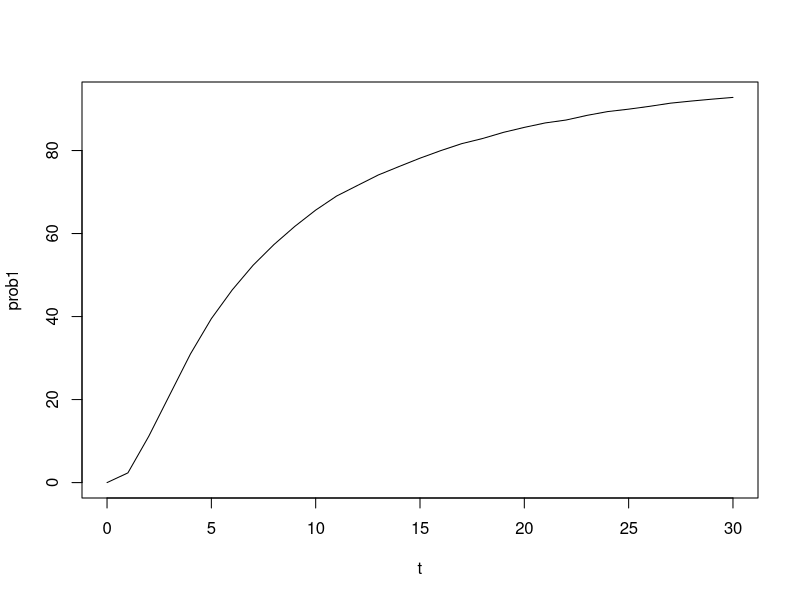
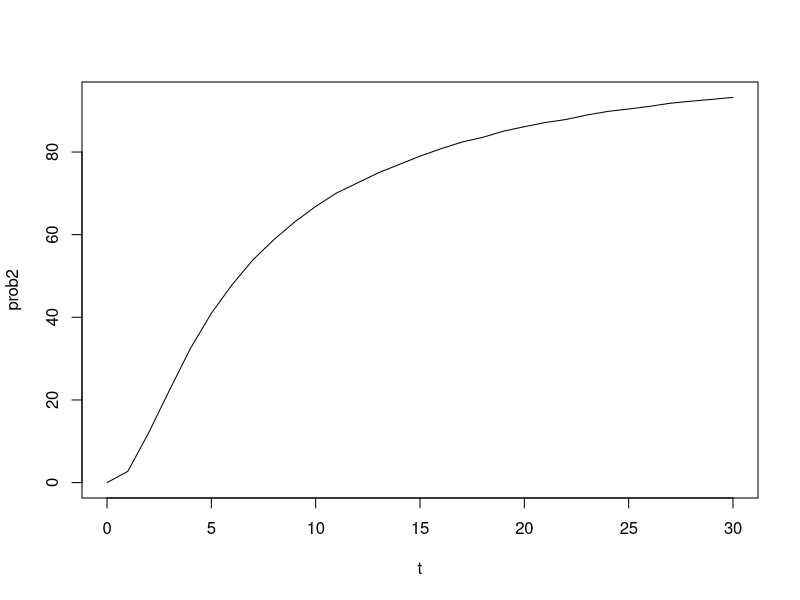
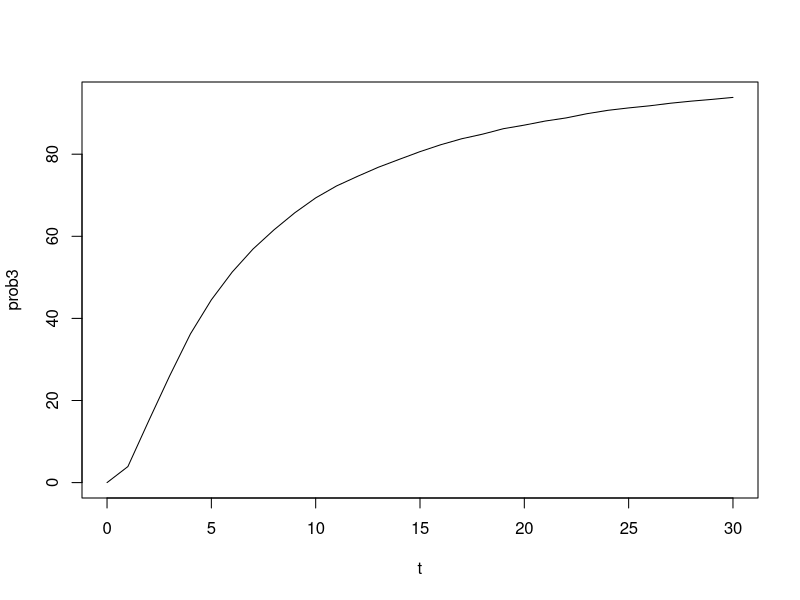
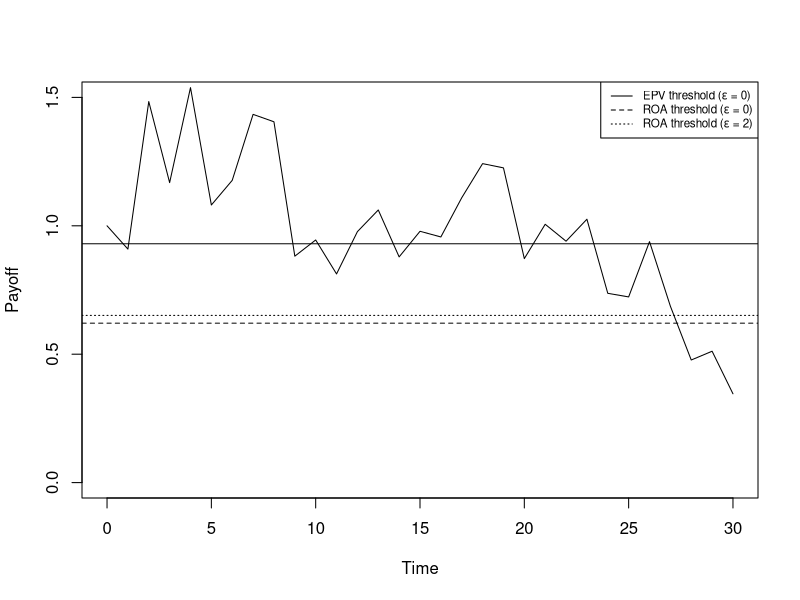
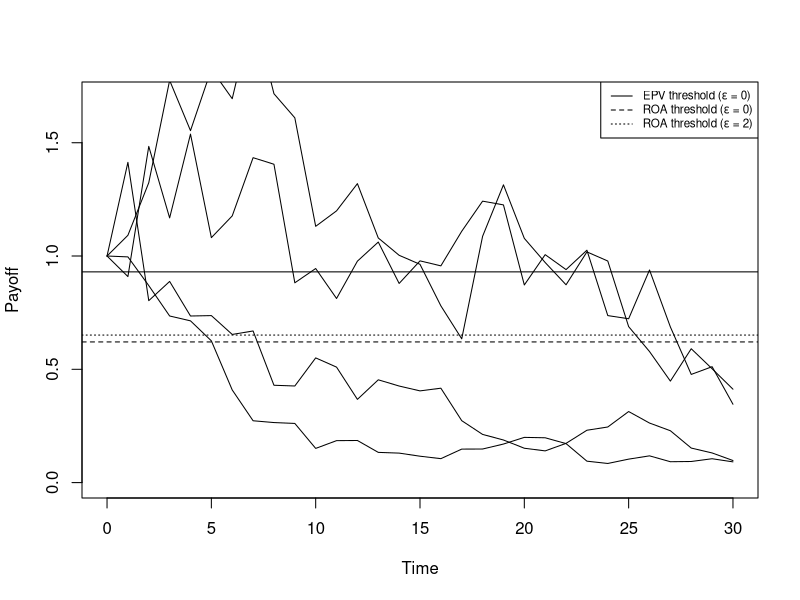

These charts were generated, in order, by the following R code: (Note: this script raises an error after producing the figures.)
# Libraries
library(matrixStats) # for rowVars
require(utils) # for str
library(openxlsx)

# graph wd
setwd("C:/OwnCloud/A05/08_WP2_ROA/01_Irrigation_investment_numerical")
setwd("/Users/kodam1/ownCloud - wataru.kodama@uni-goettingen.de@owncloud.gwdg.de/A05/08_WP2_ROA/01_Irrigation_investment_numerical")

################################
### 0.1 Simulation Set Up
################################
para <- c(0.02, 0.2, 0.25, 0.05, 0.2) # baseline (mu, sigma, eta, lambda, rho)
eps <- c(0, 0.5, 2, 4) # list of epsilon
I <- 2
# Simulation parameters
n <- 10000                # Number of runs --> GO MUCH LARGER!
#Tlength <- 1              # Time period
#dt <- 0.01                # Time step
Tlength <- 30              # Time period
dt <- 1                    # Time step
t <- seq(0, Tlength, dt)  # steps
N <- length(t)            # Number of steps

# Model parameters
x0 <- 1                  # Initial profits (LeeZhao)/ payoffs / benefits (EisenackParsch)
x_a <- 1
r <- 0.1



################################
### 0.2 Threshold Set Up
################################
# Delta function
delta_fn <- function(m, s, e, l, r, eps) { 
  r + m*(1-eps) + 1/2*eps*(1-eps)*s^2 + l- l*(1-e)^(1-eps) }
delta <- function(eps) { 
  delta_fn(para[1], para[2], para[3], para[4], para[5], eps) 
}
# Polynomial function
polynomial_fn <- function(x, m, s, e, l, r) {
  1/2*(x-1)*x*s^2 - m*x - (r+l) + l*(1-e)^x
}

# Calculate threshold
beta <- uniroot(polynomial_fn, c(-10, 0), tol = 0.0001, m=para[1], 
                 s=para[2], e=para[3], l=para[4], r=para[5])$root
threshold <- ((delta(eps)/para[5])* beta/(beta-1+eps))^(1/(1-eps))* (1-I*r)
threshold_EPV <- ((delta(eps)/para[5]) )^(1/(1-eps))* (1-I*r)
threshold
threshold_EPV



################################
### 1. Simulation: Random draw
################################
para <- c(0.02, 0.2, 0.25, 0.05, 0.2) # baseline (mu, sigma, eta, lambda, rho)
# Initialize the pi matrix
x_c_t <- matrix(0, n, N)
x_c_t[, 1] <- x0

# Simulation initialization
set.seed(1404)      # WK Birthday

# Simulate GBM with Poisson Jump process
for (i in 1:n) {
  W <- cumsum(rnorm(N - 1, mean = 0, sd = sqrt(dt)))    # Brownian motion
  J <- rpois(N - 1, para[4] * dt)                       # Number of jumps at each time step
  
  jumps <- J * para[3] * x0                            # Jump sizes
  cum_jumps <- cumsum(jumps)                            # Cumulative jumps
  
  # GBM with jumps
  x_c_t[i, -1] <- x0 * exp((- para[1] - 0.5 * para[2]^2) * t[-1] + para[2] * W - cum_jumps)
}

# Results
rownames(x_c_t) <- paste0("Run_", 1:n)
colnames(x_c_t) <- t



### Graph ###
setwd("C:/OwnCloud/A05/08_WP2_ROA/01_Irrigation_investment_numerical")
setwd("/Users/kodam1/ownCloud - wataru.kodama@uni-goettingen.de@owncloud.gwdg.de/A05/08_WP2_ROA/01_Irrigation_investment_numerical")

# Plot one draw
png("03_Programming/simulation/figure/random_draw.png", width = 5, height = 4, units = 'in', res = 500)
plot(t, x_c_t[3, ], type = "l", ylim = c(0, 1.5), 
     xlab = "Time", ylab = "Payoff")
abline(h=threshold_EPV[1], lty = 1)
abline(h=threshold[1], lty = 2)
abline(h=threshold[3], lty = 3)
legend("topright", cex = 0.7, lty=1:3,
       legend = c(expression(paste("EPV threshold (", epsilon," = 0)")), 
                  expression(paste("ROA threshold (", epsilon," = 0)")), 
                  expression(paste("ROA threshold (", epsilon," = 2)"))))
dev.off()

# Plot five draws
png("03_Programming/simulation/figure/random_draw2.png", width = 5, height = 4, units = 'in', res = 500)
plot(t, x_c_t[3, ], type = "l", ylim = c(0, 1.7), 
     xlab = "Time", ylab = "Payoff")
for (i in c(2, 4, 5)) {
  lines(t, x_c_t[i, ], lty = 1)
}
abline(h = threshold_EPV[1], lty = 1)
abline(h = threshold[1], lty = 2)
abline(h = threshold[3], lty = 3)
legend("topright", cex = 0.7, lty=1:3,
       legend = c(expression(paste("EPV threshold (", epsilon," = 0)")), 
                  expression(paste("ROA threshold (", epsilon," = 0)")), 
                  expression(paste("ROA threshold (", epsilon," = 2)"))))
dev.off()


############################################
### 2. Adaptation probability
############################################
para <- c(0.02, 0.2, 0.25, 0.05, 0.2) # baseline (mu, sigma, eta, lambda, rho)
eps <- c(0, 0.5, 2, 3) # list of epsilon

# EPV probability
for (e in 1:3) {
  assign(paste0("prob_EPV", e), list())
  adap_EPV <- apply(x_c_t, 1, FUN = function(x) {x < threshold_EPV[e]})
  for (i in 1:ncol(adap_EPV)) {
    if(sum(adap_EPV[,i])>0) {
      adap_EPV[,i][min(which(adap_EPV[,i]==TRUE)):length(adap_EPV[,i])] <- TRUE
    }
  }
  for (i in 1:N) {
    if (e == 1) {
      prob_EPV1[[i]] <- rowSums(adap_EPV)[i]/ncol(adap_EPV)*100
    } else if (e == 2) {
      prob_EPV2[[i]] <- rowSums(adap_EPV)[i]/ncol(adap_EPV)*100
    } else if (e == 3) {
      prob_EPV3[[i]] <- rowSums(adap_EPV)[i]/ncol(adap_EPV)*100
    }
  }
}

# ROA probability
for (e in 1:3) {
  assign(paste0("prob", e), list())
  adapt <- apply(x_c_t, 1, FUN = function(x) {x < threshold[e]})
  for (i in 1:ncol(adapt)) {
    if(sum(adapt[,i])>0) {
      adapt[,i][min(which(adapt[,i]==TRUE)):length(adapt[,i])] <- TRUE
    }
  }
  for (i in 1:N) {
    if (e == 1) {
      prob1[[i]] <- rowSums(adapt)[i]/ncol(adapt)*100
    } else if (e == 2) {
      prob2[[i]] <- rowSums(adapt)[i]/ncol(adapt)*100
    } else if (e == 3) {
      prob3[[i]] <- rowSums(adapt)[i]/ncol(adapt)*100
    } else if (e == 4) {
      prob4[[i]] <- rowSums(adapt)[i]/ncol(adapt)*100
    }
  }
}

plot(t, prob1, type='l')
plot(t, prob2, type='l')
plot(t, prob3, type='l')
plot(t, prob4, type='l')

### Graph ###
png("03_Programming/simulation/figure/probability.png", width = 5, height = 4, units = 'in', res = 500)
plot(t, prob_EPV1, type='l', lty=1, ylim=c(0, 100), 
     xlab='Time', ylab='Probability', col = "blue")
lines(t, prob1, lty=1)
lines(t, prob2, lty=2)
lines(t, prob3, lty=3)
legend("bottomright", cex = 0.8, lty = c(1, 1, 2, 3),
       col = c("blue", "black", "black", "black"),
       legend = c(expression(paste("EPV ", "(", epsilon," = 0)")),
                  expression(paste("ROA ", "(", epsilon," = 0)")),
                  expression(paste("ROA ", "(", epsilon," = 0.5)")),
                  expression(paste("ROA ", "(", epsilon," = 2)"))))
dev.off()


############################################
### 3. Sensitivity analysis
############################################
para <- c(0.02, 0.2, 0.25, 0.05, 0.2) # baseline (mu, sigma, eta, lambda, rho)
#para2 <- c(para[1] + 0.00625, para[2] + 0.125/2, para[3] + 0.125, para[4] + 0.025)
para2 <- c(para[1] + para[3]*para[4], para[2] + para[3]/2, para[3] + para[3], para[4] + para[4])
eps <- c(0, 0.5, 2) # list of epsilon

# Simulation parameters
n <- 10000                # Number of runs --> GO MUCH LARGER!
Tlength <- 30              # Time period
dt <- 1                    # Time step
t <- seq(0, Tlength, dt)  # steps
N <- length(t)            # Number of steps

# Simulation initialization
set.seed(1404)      # WK Birthday
variables <- c("mu", "sigma", "lambda", "eta")
for (var in variables) {
  assign(paste0("x_c_t_", var), matrix(x0, n, N))
}


# Simulation
for (i in 1:n) {
  W <- cumsum(rnorm(N - 1, mean = 0, sd = sqrt(dt)))    # Brownian motion
  J <- rpois(N - 1, para[4] * dt) * para[3] * x0       # Number of jumps and size at each time step
  J_lambda <- rpois(N - 1, para2[4] * dt) * para[3] * x0 
  J_eta <- rpois(N - 1, para[4] * dt) * para2[3] * x0       
  # GBM with jumps
  x_c_t_mu[i, -1] <- x0 * exp((- para2[1] - 0.5 * (para[2])^2) * t[-1] + para[2] * W - cumsum(J))
  x_c_t_sigma[i, -1] <- x0 * exp((- para[1] - 0.5 * (para2[2])^2) * t[-1] + para2[2] * W - cumsum(J))
  x_c_t_lambda[i, -1] <- x0 * exp((- para[1] - 0.5 * (para[2])^2) * t[-1] + para[2] * W - cumsum(J_lambda))
  x_c_t_eta[i, -1] <- x0 * exp((- para[1] - 0.5 * (para[2])^2) * t[-1] + para[2] * W - cumsum(J_eta))
}

#####change in mu #####
beta <- uniroot(polynomial_fn, c(-10, 0), tol = 0.0001, 
                m=para2[1], s=para[2], e=para[3], l=para[4], r=para[5])$root
delta <- function(eps) { 
  delta_fn(para2[1], para[2], para[3], para[4], para[5], eps) 
}
threshold_mu <- ((delta(eps)/para[5])* beta/(beta-1+eps))^(1/(1-eps))* (1-I*0.1)
# loop over epsilon
for (j in 1:3) {
  # Create adaptation matrix
  adaptation <- apply(x_c_t_mu, 1, FUN = function(x) {x < threshold_mu[j]})
  for (i in 1:ncol(adaptation)) {
    if(sum(adaptation[,i])>0) {
      adaptation[,i][min(which(adaptation[,i]==TRUE)):length(adaptation[,i])] <- TRUE
    }
  }
  # Create prob variable
  prob_mu <- list()
  for (i in 1:N) {
    prob_mu[[i]] <- rowSums(adaptation)[i]/ncol(adaptation)*100
  }
  # Assign prob variable to the corresponding epsilon
  assign(paste0("prob", j, "_mu"), prob_mu)
}

##### change in lambda #####
# threshold
beta <- uniroot(polynomial_fn, c(-10, 0), tol = 0.0001, 
                m=para[1], s=para[2], e=para[3], l=para2[4], r=para[5])$root
delta <- function(eps) { 
  delta_fn(para[1], para[2], para[3], para2[4], para[5], eps) 
}
threshold_lambda <- ((delta(eps)/para[5])* beta/(beta-1+eps))^(1/(1-eps))* (1-I*0.1)
# loop over epsilon
for (j in 1:3) {
  adaptation <- apply(x_c_t_lambda, 1, FUN = function(x) {x < threshold_lambda[j]})
  for (i in 1:ncol(adaptation)) {
    if(sum(adaptation[,i])>0) {
      adaptation[,i][min(which(adaptation[,i]==TRUE)):length(adaptation[,i])] <- TRUE
    }
  }
  prob_lambda <- list()
  for (i in 1:N) {
    prob_lambda[[i]] <- rowSums(adaptation)[i]/ncol(adaptation)*100
  }
  assign(paste0("prob", j, "_lambda"), prob_lambda)
}

##### change in eta #####
# threshold
beta <- uniroot(polynomial_fn, c(-10, 0), tol = 0.0001, m=para[1], 
                s=para[2], e=para2[3], l=para[4], r=para[5])$root
delta <- function(eps) { 
  delta_fn(para[1], para[2], para2[3], para[4], para[5], eps) 
}
threshold_eta <- ((delta(eps)/para[5])* beta/(beta-1+eps))^(1/(1-eps))* (1-I*0.1)
# loop over epsilon
for (j in 1:3) {
  # Create adaptation matrix
  adaptation <- apply(x_c_t_eta, 1, FUN = function(x) {x < threshold_eta[j]})
  for (i in 1:ncol(adaptation)) {
    if(sum(adaptation[,i])>0) {
      adaptation[,i][min(which(adaptation[,i]==TRUE)):length(adaptation[,i])] <- TRUE
    }
  }
  # Create prob variable
  prob_eta <- list()
  for (i in 1:N) {
    prob_eta[[i]] <- rowSums(adaptation)[i]/ncol(adaptation)*100
  }
  # Assign prob variable to the corresponding epsilon
  assign(paste0("prob", j, "_eta"), prob_eta)
}

#####change in sigma #####
# threshold
beta <- uniroot(polynomial_fn, c(-10, 0), tol = 0.0001, 
                m=para[1], s=para2[2], e=para[3], l=para[4], r=para[5])$root
delta <- function(eps) { 
  delta_fn(para[1], para2[2], para[3], para[4], para[5], eps) 
}
threshold_sigma <- ((delta(eps)/para[5])* beta/(beta-1+eps))^(1/(1-eps))* (1-I*0.1)
# loop over epsilon
for (j in 1:3) {
  # Create adaptation matrix
  adaptation <- apply(x_c_t_sigma, 1, FUN = function(x) {x < threshold_sigma[j]})
  for (i in 1:ncol(adaptation)) {
    if(sum(adaptation[,i])>0) {
      adaptation[,i][min(which(adaptation[,i]==TRUE)):length(adaptation[,i])] <- TRUE
    }
  }
  # Create prob variable
  prob_sigma <- list()
  for (i in 1:N) {
    prob_sigma[[i]] <- rowSums(adaptation)[i]/ncol(adaptation)*100
  }
  # Assign prob variable to the corresponding epsilon
  assign(paste0("prob", j, "_sigma"), prob_sigma)
}


### Graph ### 
png("03_Programming/simulation/figure/sensitivity0.png", width = 5, height = 4, units = 'in', res = 500)
plot(t, prob1, type='l', lty=1, ylim=c(0, 100), xlab='Time', ylab='Probability')
lines(t, prob1_mu, lty = 2, col="blue")
lines(t, prob1_sigma, lty = 2, col="green")
lines(t, prob1_lambda, lty = 2, col="red")
lines(t, prob1_eta, lty = 2, col="orange")
legend("bottomright", cex = 0.8, lty=c(1, 2, 2, 2, 2), 
       title = c(expression(paste(epsilon, " = 0"))), 
       col=c("black", "blue", "green", "red", "orange"),
       legend = c(expression(paste("Baseline")), 
                  expression(paste(mu, "+", Delta, mu)),
                  expression(paste(sigma, "+", Delta, sigma)),
                  expression(paste(lambda, "+", Delta, lambda)),
                  expression(paste(eta, "+", Delta, eta))))
dev.off()


png("03_Programming/simulation/figure/sensitivity2.png", width = 5, height = 4, units = 'in', res = 500)
plot(t, prob3, type='l', lty=1, ylim=c(0, 100), xlab='Time', ylab='Probability')
lines(t, prob3_mu, lty = 2, col="blue")
lines(t, prob3_sigma, lty = 2, col="green")
lines(t, prob3_lambda, lty = 2, col="red")
lines(t, prob3_eta, lty = 2, col="orange")
legend("bottomright", cex = 0.8, lty=c(1, 2, 2, 2, 2), 
       title = c(expression(paste(epsilon, " = 2"))), 
       col=c("black", "blue", "green", "red", "orange"),
       legend = c(expression(paste("Baseline")), 
                  expression(paste(mu, "+", Delta, mu)),
                  expression(paste(sigma, "+", Delta, sigma)),
                  expression(paste(lambda, "+", Delta, lambda)),
                  expression(paste(eta, "+", Delta, eta))))
dev.off()

png("03_Programming/simulation/figure/sensitivity.png", width = 5, height = 4, units = 'in', res = 500)
plot(t, prob1, type='l', lty=1, ylim=c(0, 100), xlab='Time', ylab='Probability')
lines(t, prob3, lty = 2, col="black")
lines(t, prob3_mu, lty = 2, col="blue")
lines(t, prob3_sigma, lty = 2, col="green")
lines(t, prob3_lambda, lty = 2, col="red")
lines(t, prob3_eta, lty = 2, col="orange")
legend("bottomright", cex = 0.8, lty=c(1, 2, 2, 2, 2, 2), 
       col=c("black", "black", "blue", "green", "red", "orange"),
       legend = c(expression(paste("Baseline", " (", epsilon, " = 0)")), 
                  expression(paste("Baseline", " (", epsilon, " = 2)")), 
                  expression(paste(mu, "+", Delta, mu, " (", epsilon, " = 2)")),
                  expression(paste(sigma, "+", Delta, sigma, " (", epsilon, " = 2)")),
                  expression(paste(lambda, "+", Delta, lambda, " (", epsilon, " = 2)")),
                  expression(paste(eta, "+", Delta, eta, " (", epsilon, " = 2)"))))
dev.off()

############################################
### 4.1 Export to table
############################################
###  Changes in threshold compared to baseline
threshold2 <- c(threshold[1], threshold[2], threshold[3])
ct_mu <- (threshold_mu - threshold2 )/ threshold2 * 100
ct_sigma <- (threshold_sigma - threshold2 )/ threshold2 * 100
ct_lambda <- (threshold_lambda - threshold2 )/ threshold2 * 100
ct_eta <- (threshold_eta - threshold2 )/ threshold2 * 100

###  Changes in probability compared to baseline
for (i in 1:3) {
  # unlist
  assign(paste0("p_EPV", i), unlist(get(paste0("prob_EPV", i))))
  assign(paste0("p", i), unlist(get(paste0("prob", i))))
  assign(paste0("p", i, "_mu"), unlist(get(paste0("prob", i, "_mu"))))
  assign(paste0("p", i, "_sigma"), unlist(get(paste0("prob", i, "_sigma"))))
  assign(paste0("p", i, "_lambda"), unlist(get(paste0("prob", i, "_lambda"))))
  assign(paste0("p", i, "_eta"), unlist(get(paste0("prob", i, "_eta"))))
  # define changes in probability
  assign(paste0("cp", i, "_mu"), (get(paste0("p", i, "_mu")) - get(paste0("p", i)) ) / get(paste0("p", i)) * 100)
  assign(paste0("cp", i, "_sigma"), (get(paste0("p", i, "_sigma")) - get(paste0("p", i)) ) / get(paste0("p", i)) * 100)
  assign(paste0("cp", i, "_lambda"), (get(paste0("p", i, "_lambda")) - get(paste0("p", i)) ) / get(paste0("p", i)) * 100)
  assign(paste0("cp", i, "_eta"), (get(paste0("p", i, "_eta")) - get(paste0("p", i)) ) / get(paste0("p", i)) * 100)
}

###  Data frame for table
df_threshold <- data.frame(
  Epsilon = c(0, 1/2, 2),
  EPV = c(threshold_EPV[1], threshold_EPV[2], threshold_EPV[3]),
  ROA = c(threshold[1], threshold[2], threshold[3]),
  Mu = c(threshold_mu[1], threshold_mu[2], threshold_mu[3]),
  Mu_c = c(ct_mu[1], ct_mu[2], ct_mu[3]),
  Sigma = c(threshold_sigma[1], threshold_sigma[2], threshold_sigma[3]),
  Sigma_c = c(ct_sigma[1], ct_sigma[2], ct_sigma[3]),
  Lambda = c(threshold_lambda[1], threshold_lambda[2], threshold_lambda[3]),
  Lambda_c = c(ct_lambda[1], ct_lambda[2], ct_lambda[3]),
  Eta = c(threshold_eta[1], threshold_eta[2], threshold_eta[3]),
  Eta_c = c(ct_eta[1], ct_eta[2], ct_eta[3])
)

for (i in 1:3) {
  assign(paste0("df", i), data.frame(
    Year = c(5, 10, 15, 20, 25, 30),
    EPV = c(get(paste0("p_EPV", i))[6], get(paste0("p_EPV", i))[11], get(paste0("p_EPV", i))[16], 
            get(paste0("p_EPV", i))[21], get(paste0("p_EPV", i))[26], get(paste0("p_EPV", i))[31]),
    ROA = c(get(paste0("p", i))[6], get(paste0("p", i))[11], get(paste0("p", i))[16], 
            get(paste0("p", i))[21], get(paste0("p", i))[26], get(paste0("p", i))[31]),
    Mu = c(get(paste0("p", i, "_mu"))[6], get(paste0("p", i, "_mu"))[11], get(paste0("p", i, "_mu"))[16], 
            get(paste0("p", i, "_mu"))[21], get(paste0("p", i, "_mu"))[26], get(paste0("p", i, "_mu"))[31]),
    Mu_c = c(get(paste0("cp", i, "_mu"))[6], get(paste0("cp", i, "_mu"))[11], get(paste0("cp", i, "_mu"))[16], 
           get(paste0("cp", i, "_mu"))[21], get(paste0("cp", i, "_mu"))[26], get(paste0("cp", i, "_mu"))[31]),
    Sigma = c(get(paste0("p", i, "_sigma"))[6], get(paste0("p", i, "_sigma"))[11], get(paste0("p", i, "_sigma"))[16], 
            get(paste0("p", i, "_sigma"))[21], get(paste0("p", i, "_sigma"))[26], get(paste0("p", i, "_sigma"))[31]),
    Sigma_c = c(get(paste0("cp", i, "_sigma"))[6], get(paste0("cp", i, "_sigma"))[11], get(paste0("cp", i, "_sigma"))[16], 
              get(paste0("cp", i, "_sigma"))[21], get(paste0("cp", i, "_sigma"))[26], get(paste0("cp", i, "_sigma"))[31]),
    Lambda = c(get(paste0("p", i, "_lambda"))[6], get(paste0("p", i, "_lambda"))[11], get(paste0("p", i, "_lambda"))[16], 
              get(paste0("p", i, "_lambda"))[21], get(paste0("p", i, "_lambda"))[26], get(paste0("p", i, "_lambda"))[31]),
    Lambda_c = c(get(paste0("cp", i, "_lambda"))[6], get(paste0("cp", i, "_lambda"))[11], get(paste0("cp", i, "_lambda"))[16], 
               get(paste0("cp", i, "_lambda"))[21], get(paste0("cp", i, "_lambda"))[26], get(paste0("cp", i, "_lambda"))[31]),
    Eta = c(get(paste0("p", i, "_eta"))[6], get(paste0("p", i, "_eta"))[11], get(paste0("p", i, "_eta"))[16], 
               get(paste0("p", i, "_eta"))[21], get(paste0("p", i, "_eta"))[26], get(paste0("p", i, "_eta"))[31]),
    Eta_c = c(get(paste0("cp", i, "_eta"))[6], get(paste0("cp", i, "_eta"))[11], get(paste0("cp", i, "_eta"))[16], 
               get(paste0("cp", i, "_eta"))[21], get(paste0("cp", i, "_eta"))[26], get(paste0("cp", i, "_eta"))[31])
  )
  )
}
df_prob <- rbind(df1, df2, df3)

### Preparation
# Round the values to 2 decimal places
df_prob[, 2:11] <- round(df_prob[, 2:11], 2)
df_threshold[, 2:11] <- round(df_threshold[, 2:11], 3)
df_threshold[, c(5, 7, 9, 11)] <- round(df_threshold[, c(5, 7, 9, 11)], 2)

# Format the values
for (i in 2:11) {
  df_prob[, i] <- paste0(df_prob[, i], "%")
}
for (i in c(5, 7, 9, 11)) {
  df_prob[, i] <- paste0("(", df_prob[, i], ")")
  df_threshold[, i] <- paste0("(", df_threshold[, i], "%)")
}

### Export the data frame
# Create a new workbook
wb <- createWorkbook()
# Add a worksheet for each data frame
addWorksheet(wb, "Threshold")
addWorksheet(wb, "Probability")
# Write the data to the worksheets
writeData(wb, "Threshold", df_threshold)
writeData(wb, "Probability", df_prob)
# Save the workbook to a file
saveWorkbook(wb, "03_Programming/table/sensitivity.xlsx")
